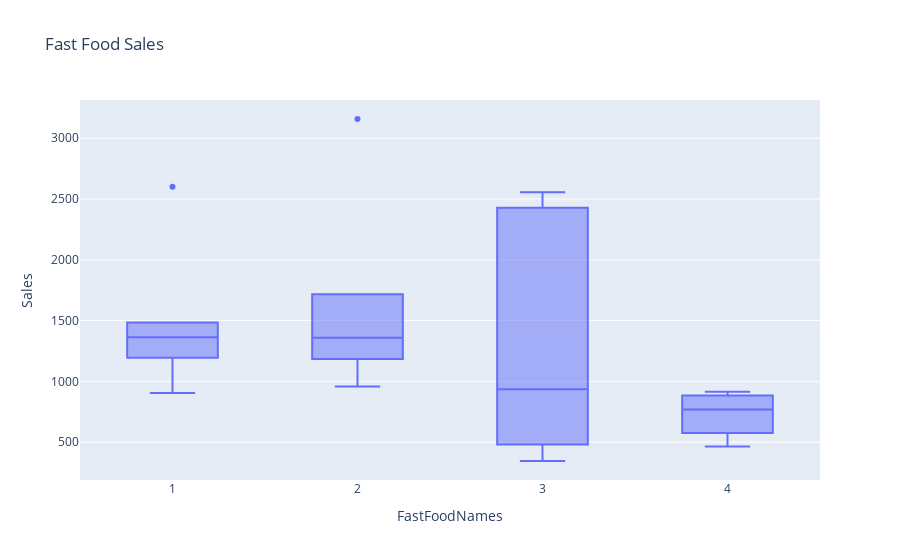

Write notebook code for a chart like this one.
### Code cell
#Plotting a box plot to check for outliers in Sales by FastFood Names. 

data = [go.Box(x = df['FastFoodNames'], 
              y= df['Sales'], boxpoints = 'outliers', 
              jitter = 0.2)]


layout = go.Layout(title = 'Fast Food Sales', 
                  xaxis = dict(title = 'FastFoodNames'), 
                  yaxis = dict(title = 'Sales'))

fig = go.Figure(data = data, layout = layout)

iplot(fig)S

### Figure 1 — Plotly figure (JSON) as saved in the notebook; plotly's stock layout.template omitted (floating-point values rounded to 4 significant figures)
{"data": [{"boxpoints": "outliers", "jitter": 0.2, "type": "box", "x": [1, 1, 1, 1, 1, 1, 2, 2, 2, 2, 2, 2, 3, 3, 3, 3, 3, 3, 4, 4, 4, 4, 4, 4], "y": [2600, 1484.0, 1195, 1470, 903.4, 1254.0, 3158, 957, 1242, 1718.0, 1475, 1184, 481, 2427.0, 993.2, 878.8, 345, 2556.0, 883, 710.2, 829, 465, 574.9, 915]}], "layout": {"title": {"text": "Fast Food Sales"}, "xaxis": {"title": {"text": "FastFoodNames"}}, "yaxis": {"title": {"text": "Sales"}}}}
